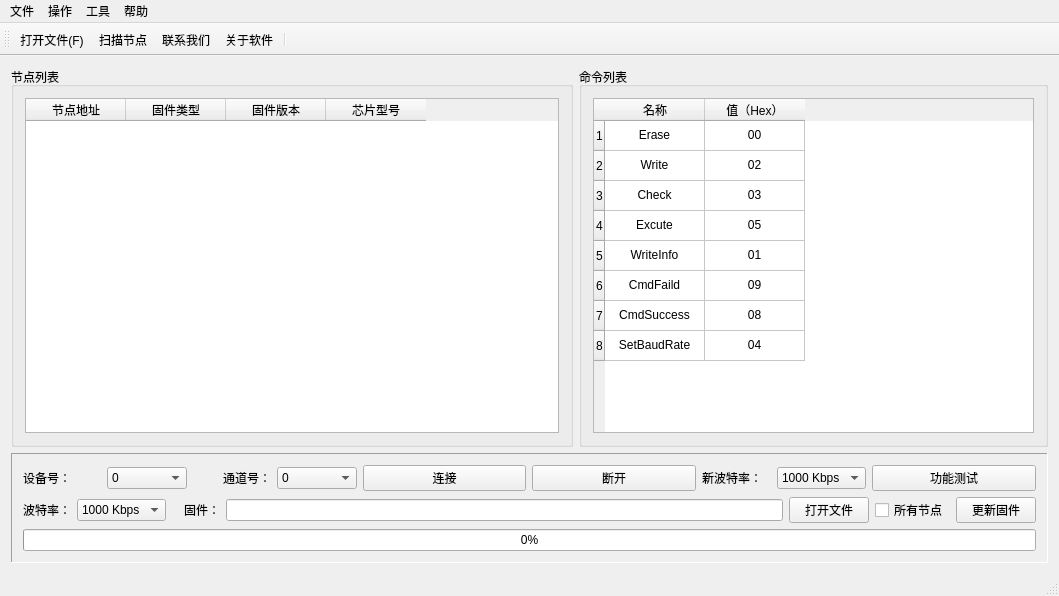
<?xml version="1.0" encoding="UTF-8"?>
<ui version="4.0">
 <class>MainWindow</class>
 <widget class="QMainWindow" name="MainWindow">
  <property name="geometry">
   <rect>
    <x>0</x>
    <y>0</y>
    <width>1059</width>
    <height>596</height>
   </rect>
  </property>
  <property name="windowTitle">
   <string>USB2XXX USB2CAN Bootloader</string>
  </property>
  <property name="windowIcon">
   <iconset resource="image.qrc">
    <normaloff>:/images/easyicon_net.png</normaloff>:/images/easyicon_net.png</iconset>
  </property>
  <widget class="QWidget" name="centralWidget">
   <layout class="QGridLayout" name="gridLayout_4">
    <item row="0" column="0">
     <layout class="QVBoxLayout" name="verticalLayout_2">
      <item>
       <layout class="QHBoxLayout" name="horizontalLayout_8" stretch="6,5">
        <item>
         <widget class="QGroupBox" name="groupBox">
          <property name="minimumSize">
           <size>
            <width>330</width>
            <height>0</height>
           </size>
          </property>
          <property name="title">
           <string>节点列表</string>
          </property>
          <layout class="QGridLayout" name="gridLayout">
           <item row="0" column="0">
            <widget class="QTableWidget" name="nodeListTableWidget">
             <column>
              <property name="text">
               <string>节点地址</string>
              </property>
              <property name="textAlignment">
               <set>AlignCenter</set>
              </property>
             </column>
             <column>
              <property name="text">
               <string>固件类型</string>
              </property>
              <property name="textAlignment">
               <set>AlignCenter</set>
              </property>
             </column>
             <column>
              <property name="text">
               <string>固件版本</string>
              </property>
              <property name="textAlignment">
               <set>AlignCenter</set>
              </property>
             </column>
             <column>
              <property name="text">
               <string>芯片型号</string>
              </property>
              <property name="textAlignment">
               <set>AlignCenter</set>
              </property>
             </column>
            </widget>
           </item>
          </layout>
         </widget>
        </item>
        <item>
         <widget class="QGroupBox" name="groupBox_2">
          <property name="minimumSize">
           <size>
            <width>300</width>
            <height>0</height>
           </size>
          </property>
          <property name="title">
           <string>命令列表</string>
          </property>
          <layout class="QGridLayout" name="gridLayout_2">
           <item row="0" column="0">
            <widget class="QTableWidget" name="cmdListTableWidget">
             <row>
              <property name="text">
               <string>1</string>
              </property>
             </row>
             <row>
              <property name="text">
               <string>2</string>
              </property>
             </row>
             <row>
              <property name="text">
               <string>3</string>
              </property>
             </row>
             <row>
              <property name="text">
               <string>4</string>
              </property>
             </row>
             <row>
              <property name="text">
               <string>5</string>
              </property>
             </row>
             <row>
              <property name="text">
               <string>6</string>
              </property>
             </row>
             <row>
              <property name="text">
               <string>7</string>
              </property>
             </row>
             <row>
              <property name="text">
               <string>8</string>
              </property>
             </row>
             <column>
              <property name="text">
               <string>名称</string>
              </property>
              <property name="textAlignment">
               <set>AlignCenter</set>
              </property>
             </column>
             <column>
              <property name="text">
               <string>值（Hex）</string>
              </property>
              <property name="textAlignment">
               <set>AlignCenter</set>
              </property>
             </column>
             <item row="0" column="0">
              <property name="text">
               <string>Erase</string>
              </property>
              <property name="textAlignment">
               <set>AlignCenter</set>
              </property>
              <property name="flags">
               <set>ItemIsSelectable|ItemIsDragEnabled|ItemIsEnabled</set>
              </property>
             </item>
             <item row="0" column="1">
              <property name="text">
               <string>00</string>
              </property>
              <property name="textAlignment">
               <set>AlignCenter</set>
              </property>
             </item>
             <item row="1" column="0">
              <property name="text">
               <string>Write</string>
              </property>
              <property name="textAlignment">
               <set>AlignCenter</set>
              </property>
              <property name="flags">
               <set>ItemIsSelectable|ItemIsDragEnabled|ItemIsEnabled</set>
              </property>
             </item>
             <item row="1" column="1">
              <property name="text">
               <string>02</string>
              </property>
              <property name="textAlignment">
               <set>AlignCenter</set>
              </property>
             </item>
             <item row="2" column="0">
              <property name="text">
               <string>Check</string>
              </property>
              <property name="textAlignment">
               <set>AlignCenter</set>
              </property>
              <property name="flags">
               <set>ItemIsSelectable|ItemIsDragEnabled|ItemIsEnabled</set>
              </property>
             </item>
             <item row="2" column="1">
              <property name="text">
               <string>03</string>
              </property>
              <property name="textAlignment">
               <set>AlignCenter</set>
              </property>
             </item>
             <item row="3" column="0">
              <property name="text">
               <string>Excute</string>
              </property>
              <property name="textAlignment">
               <set>AlignCenter</set>
              </property>
              <property name="flags">
               <set>ItemIsSelectable|ItemIsDragEnabled|ItemIsEnabled</set>
              </property>
             </item>
             <item row="3" column="1">
              <property name="text">
               <string>05</string>
              </property>
              <property name="textAlignment">
               <set>AlignCenter</set>
              </property>
             </item>
             <item row="4" column="0">
              <property name="text">
               <string>WriteInfo</string>
              </property>
              <property name="textAlignment">
               <set>AlignCenter</set>
              </property>
              <property name="flags">
               <set>ItemIsSelectable|ItemIsDragEnabled|ItemIsEnabled</set>
              </property>
             </item>
             <item row="4" column="1">
              <property name="text">
               <string>01</string>
              </property>
              <property name="textAlignment">
               <set>AlignCenter</set>
              </property>
             </item>
             <item row="5" column="0">
              <property name="text">
               <string>CmdFaild</string>
              </property>
              <property name="textAlignment">
               <set>AlignCenter</set>
              </property>
              <property name="flags">
               <set>ItemIsSelectable|ItemIsDragEnabled|ItemIsEnabled</set>
              </property>
             </item>
             <item row="5" column="1">
              <property name="text">
               <string>09</string>
              </property>
              <property name="textAlignment">
               <set>AlignCenter</set>
              </property>
             </item>
             <item row="6" column="0">
              <property name="text">
               <string>CmdSuccess</string>
              </property>
              <property name="textAlignment">
               <set>AlignCenter</set>
              </property>
              <property name="flags">
               <set>ItemIsSelectable|ItemIsDragEnabled|ItemIsEnabled</set>
              </property>
             </item>
             <item row="6" column="1">
              <property name="text">
               <string>08</string>
              </property>
              <property name="textAlignment">
               <set>AlignCenter</set>
              </property>
             </item>
             <item row="7" column="0">
              <property name="text">
               <string>SetBaudRate</string>
              </property>
              <property name="textAlignment">
               <set>AlignCenter</set>
              </property>
              <property name="flags">
               <set>ItemIsSelectable|ItemIsDragEnabled|ItemIsEnabled</set>
              </property>
             </item>
             <item row="7" column="1">
              <property name="text">
               <string>04</string>
              </property>
              <property name="textAlignment">
               <set>AlignCenter</set>
              </property>
             </item>
            </widget>
           </item>
          </layout>
         </widget>
        </item>
       </layout>
      </item>
      <item>
       <widget class="QFrame" name="frame">
        <property name="frameShape">
         <enum>QFrame::Panel</enum>
        </property>
        <property name="frameShadow">
         <enum>QFrame::Sunken</enum>
        </property>
        <layout class="QGridLayout" name="gridLayout_3">
         <item row="0" column="0">
          <layout class="QVBoxLayout" name="verticalLayout">
           <item>
            <layout class="QHBoxLayout" name="horizontalLayout_6">
             <item>
              <layout class="QHBoxLayout" name="horizontalLayout">
               <item>
                <widget class="QLabel" name="label">
                 <property name="text">
                  <string>设备号：</string>
                 </property>
                 <property name="buddy">
                  <cstring>deviceIndexComboBox</cstring>
                 </property>
                </widget>
               </item>
               <item>
                <widget class="QComboBox" name="deviceIndexComboBox">
                 <property name="enabled">
                  <bool>true</bool>
                 </property>
                 <property name="minimumSize">
                  <size>
                   <width>80</width>
                   <height>0</height>
                  </size>
                 </property>
                 <item>
                  <property name="text">
                   <string>0</string>
                  </property>
                 </item>
                 <item>
                  <property name="text">
                   <string>1</string>
                  </property>
                 </item>
                 <item>
                  <property name="text">
                   <string>2</string>
                  </property>
                 </item>
                 <item>
                  <property name="text">
                   <string>3</string>
                  </property>
                 </item>
                 <item>
                  <property name="text">
                   <string>4</string>
                  </property>
                 </item>
                 <item>
                  <property name="text">
                   <string>5</string>
                  </property>
                 </item>
                 <item>
                  <property name="text">
                   <string>6</string>
                  </property>
                 </item>
                 <item>
                  <property name="text">
                   <string>7</string>
                  </property>
                 </item>
                 <item>
                  <property name="text">
                   <string>8</string>
                  </property>
                 </item>
                 <item>
                  <property name="text">
                   <string>9</string>
                  </property>
                 </item>
                </widget>
               </item>
              </layout>
             </item>
             <item>
              <layout class="QHBoxLayout" name="horizontalLayout_2">
               <item>
                <widget class="QLabel" name="label_2">
                 <property name="minimumSize">
                  <size>
                   <width>48</width>
                   <height>0</height>
                  </size>
                 </property>
                 <property name="text">
                  <string>通道号：</string>
                 </property>
                 <property name="alignment">
                  <set>Qt::AlignRight|Qt::AlignTrailing|Qt::AlignVCenter</set>
                 </property>
                 <property name="buddy">
                  <cstring>channelIndexComboBox</cstring>
                 </property>
                </widget>
               </item>
               <item>
                <widget class="QComboBox" name="channelIndexComboBox">
                 <property name="minimumSize">
                  <size>
                   <width>80</width>
                   <height>0</height>
                  </size>
                 </property>
                 <item>
                  <property name="text">
                   <string>0</string>
                  </property>
                 </item>
                 <item>
                  <property name="text">
                   <string>1</string>
                  </property>
                 </item>
                 <item>
                  <property name="text">
                   <string>2</string>
                  </property>
                 </item>
                </widget>
               </item>
              </layout>
             </item>
             <item>
              <widget class="QPushButton" name="Connect_USB_CAN">
               <property name="text">
                <string>连接</string>
               </property>
              </widget>
             </item>
             <item>
              <widget class="QPushButton" name="Close_CAN">
               <property name="text">
                <string>断开</string>
               </property>
              </widget>
             </item>
             <item>
              <layout class="QHBoxLayout" name="horizontalLayout_9">
               <item>
                <widget class="QLabel" name="label_6">
                 <property name="text">
                  <string>新波特率：</string>
                 </property>
                 <property name="buddy">
                  <cstring>newBaudRateComboBox</cstring>
                 </property>
                </widget>
               </item>
               <item>
                <widget class="QComboBox" name="newBaudRateComboBox">
                 <property name="minimumSize">
                  <size>
                   <width>80</width>
                   <height>0</height>
                  </size>
                 </property>
                 <item>
                  <property name="text">
                   <string>1000 Kbps</string>
                  </property>
                 </item>
                 <item>
                  <property name="text">
                   <string>500 Kbps</string>
                  </property>
                 </item>
                 <item>
                  <property name="text">
                   <string>200 Kbps</string>
                  </property>
                 </item>
                 <item>
                  <property name="text">
                   <string>100 Kbps</string>
                  </property>
                 </item>
                 <item>
                  <property name="text">
                   <string>50 Kbps</string>
                  </property>
                 </item>
                 <item>
                  <property name="text">
                   <string>20 Kbps</string>
                  </property>
                 </item>
                </widget>
               </item>
              </layout>
             </item>
             <item>
              <widget class="QPushButton" name="Fun_test">
               <property name="minimumSize">
                <size>
                 <width>80</width>
                 <height>0</height>
                </size>
               </property>
               <property name="text">
                <string>功能测试</string>
               </property>
              </widget>
             </item>
            </layout>
           </item>
           <item>
            <layout class="QHBoxLayout" name="horizontalLayout_7">
             <item>
              <layout class="QHBoxLayout" name="horizontalLayout_3">
               <item>
                <widget class="QLabel" name="label_3">
                 <property name="text">
                  <string>波特率：</string>
                 </property>
                 <property name="buddy">
                  <cstring>baudRateComboBox</cstring>
                 </property>
                </widget>
               </item>
               <item>
                <widget class="QComboBox" name="baudRateComboBox">
                 <property name="minimumSize">
                  <size>
                   <width>80</width>
                   <height>0</height>
                  </size>
                 </property>
                 <item>
                  <property name="text">
                   <string>1000 Kbps</string>
                  </property>
                 </item>
                 <item>
                  <property name="text">
                   <string>500 Kbps</string>
                  </property>
                 </item>
                 <item>
                  <property name="text">
                   <string>200 Kbps</string>
                  </property>
                 </item>
                 <item>
                  <property name="text">
                   <string>100 Kbps</string>
                  </property>
                 </item>
                 <item>
                  <property name="text">
                   <string>50 Kbps</string>
                  </property>
                 </item>
                 <item>
                  <property name="text">
                   <string>20 Kbps</string>
                  </property>
                 </item>
                </widget>
               </item>
              </layout>
             </item>
             <item>
              <layout class="QHBoxLayout" name="horizontalLayout_5">
               <item>
                <widget class="QLabel" name="label_5">
                 <property name="minimumSize">
                  <size>
                   <width>48</width>
                   <height>0</height>
                  </size>
                 </property>
                 <property name="text">
                  <string>固件：</string>
                 </property>
                 <property name="alignment">
                  <set>Qt::AlignRight|Qt::AlignTrailing|Qt::AlignVCenter</set>
                 </property>
                 <property name="buddy">
                  <cstring>firmwareLineEdit</cstring>
                 </property>
                </widget>
               </item>
               <item>
                <widget class="QLineEdit" name="firmwareLineEdit"/>
               </item>
               <item>
                <widget class="QPushButton" name="openFirmwareFilePushButton">
                 <property name="minimumSize">
                  <size>
                   <width>80</width>
                   <height>0</height>
                  </size>
                 </property>
                 <property name="text">
                  <string>打开文件</string>
                 </property>
                </widget>
               </item>
               <item>
                <widget class="QCheckBox" name="allNodeCheckBox">
                 <property name="minimumSize">
                  <size>
                   <width>75</width>
                   <height>0</height>
                  </size>
                 </property>
                 <property name="text">
                  <string>所有节点</string>
                 </property>
                </widget>
               </item>
              </layout>
             </item>
             <item>
              <widget class="QPushButton" name="updateFirmwarePushButton">
               <property name="minimumSize">
                <size>
                 <width>80</width>
                 <height>0</height>
                </size>
               </property>
               <property name="text">
                <string>更新固件</string>
               </property>
              </widget>
             </item>
            </layout>
           </item>
          </layout>
         </item>
         <item row="1" column="0" alignment="Qt::AlignVCenter">
          <widget class="QProgressBar" name="progressBar">
           <property name="value">
            <number>0</number>
           </property>
           <property name="textVisible">
            <bool>true</bool>
           </property>
           <property name="invertedAppearance">
            <bool>false</bool>
           </property>
           <property name="format">
            <string>%p%</string>
           </property>
          </widget>
         </item>
        </layout>
       </widget>
      </item>
     </layout>
    </item>
   </layout>
  </widget>
  <widget class="QMenuBar" name="menuBar">
   <property name="geometry">
    <rect>
     <x>0</x>
     <y>0</y>
     <width>1059</width>
     <height>26</height>
    </rect>
   </property>
   <widget class="QMenu" name="menu">
    <property name="title">
     <string>文件</string>
    </property>
    <addaction name="openFirmwareFileAction"/>
    <addaction name="exitAction"/>
    <addaction name="action_Open_CAN"/>
    <addaction name="action_Close_CAN"/>
   </widget>
   <widget class="QMenu" name="menu_2">
    <property name="title">
     <string>操作</string>
    </property>
    <addaction name="scanNodeAction"/>
   </widget>
   <widget class="QMenu" name="menu_3">
    <property name="title">
     <string>帮助</string>
    </property>
    <addaction name="contactUsAction"/>
    <addaction name="aboutAction"/>
   </widget>
   <widget class="QMenu" name="menu_4">
    <property name="title">
     <string>工具</string>
    </property>
    <addaction name="action_calc"/>
   </widget>
   <addaction name="menu"/>
   <addaction name="menu_2"/>
   <addaction name="menu_4"/>
   <addaction name="menu_3"/>
  </widget>
  <widget class="QToolBar" name="mainToolBar">
   <attribute name="toolBarArea">
    <enum>TopToolBarArea</enum>
   </attribute>
   <attribute name="toolBarBreak">
    <bool>false</bool>
   </attribute>
   <addaction name="openFirmwareFileAction"/>
   <addaction name="scanNodeAction"/>
   <addaction name="contactUsAction"/>
   <addaction name="aboutAction"/>
   <addaction name="separator"/>
  </widget>
  <widget class="QStatusBar" name="statusBar"/>
  <action name="exitAction">
   <property name="icon">
    <iconset resource="image.qrc">
     <normaloff>:/images/gif_48_026.gif</normaloff>:/images/gif_48_026.gif</iconset>
   </property>
   <property name="text">
    <string>退出</string>
   </property>
  </action>
  <action name="scanNodeAction">
   <property name="icon">
    <iconset resource="image.qrc">
     <normaloff>:/images/gif_48_086.gif</normaloff>:/images/gif_48_086.gif</iconset>
   </property>
   <property name="text">
    <string>扫描节点</string>
   </property>
  </action>
  <action name="contactUsAction">
   <property name="icon">
    <iconset resource="image.qrc">
     <normaloff>:/images/gif_48_079.gif</normaloff>:/images/gif_48_079.gif</iconset>
   </property>
   <property name="text">
    <string>联系我们</string>
   </property>
  </action>
  <action name="aboutAction">
   <property name="icon">
    <iconset resource="image.qrc">
     <normaloff>:/images/gif_48_052.gif</normaloff>:/images/gif_48_052.gif</iconset>
   </property>
   <property name="text">
    <string>关于软件</string>
   </property>
  </action>
  <action name="openFirmwareFileAction">
   <property name="icon">
    <iconset resource="image.qrc">
     <normaloff>:/images/gif_48_045.gif</normaloff>:/images/gif_48_045.gif</iconset>
   </property>
   <property name="text">
    <string>打开文件(&amp;F)</string>
   </property>
  </action>
  <action name="action_Open_CAN">
   <property name="icon">
    <iconset resource="image.qrc">
     <normaloff>:/images/gif_48_081.gif</normaloff>:/images/gif_48_081.gif</iconset>
   </property>
   <property name="text">
    <string>连接CAN</string>
   </property>
  </action>
  <action name="action_calc">
   <property name="text">
    <string>计算器</string>
   </property>
   <property name="toolTip">
    <string>calc</string>
   </property>
  </action>
  <action name="action_Close_CAN">
   <property name="icon">
    <iconset resource="image.qrc">
     <normaloff>:/images/gif_48_078.gif</normaloff>:/images/gif_48_078.gif</iconset>
   </property>
   <property name="text">
    <string>断开</string>
   </property>
  </action>
 </widget>
 <layoutdefault spacing="6" margin="11"/>
 <tabstops>
  <tabstop>nodeListTableWidget</tabstop>
  <tabstop>channelIndexComboBox</tabstop>
  <tabstop>cmdListTableWidget</tabstop>
  <tabstop>deviceIndexComboBox</tabstop>
  <tabstop>Connect_USB_CAN</tabstop>
  <tabstop>Close_CAN</tabstop>
  <tabstop>newBaudRateComboBox</tabstop>
  <tabstop>Fun_test</tabstop>
  <tabstop>baudRateComboBox</tabstop>
  <tabstop>firmwareLineEdit</tabstop>
  <tabstop>openFirmwareFilePushButton</tabstop>
  <tabstop>allNodeCheckBox</tabstop>
  <tabstop>updateFirmwarePushButton</tabstop>
 </tabstops>
 <resources>
  <include location="image.qrc"/>
 </resources>
 <connections/>
</ui>
